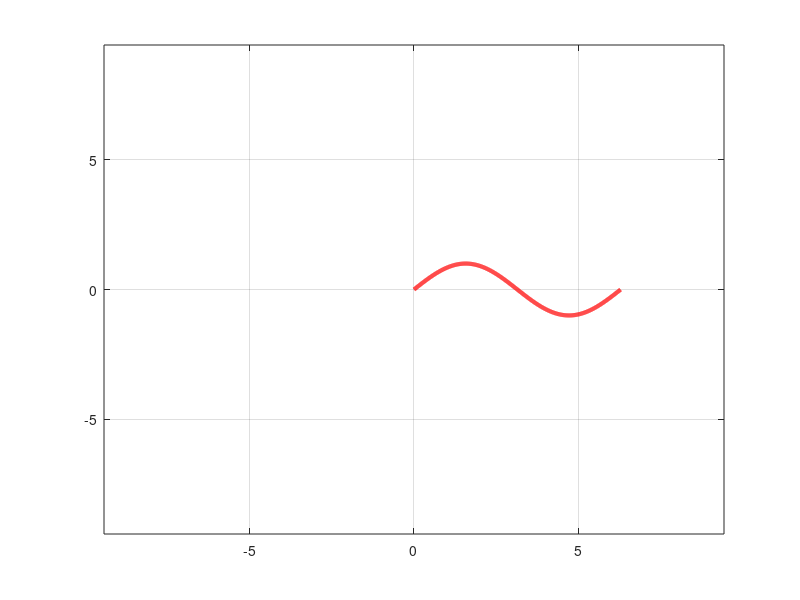

This chart was generated by the following MATLAB code:
%Programa para realizar rotaciones con matrices de rotacion en 2D
%Primero se definen los datos y la fincion que se va a graficar y rotar
close all
clear all
clc
x = 0:0.01:2*pi;
y = sin(x);
%Se finjan los ejes x,y
axis([-3*pi 3*pi -3*pi 3*pi]);
%Se obtiene la grafica inicial
plot(x,y,'b','LineWidth',3);grid on;
%Se crea un vector con todos los datoy obtenidos y se agrega un vector de
%ceros correspondientes a la coordenada z
v = [x' y' zeros(size(x',1),1)];
%Se emplea un ciclo para realizar con ciertos incrementos la operaciones
%de rotacion con matriz de rotacion
for theta=0:0.02:2*pi
%Se obtiene la matriz de rotacion correspondiente a una rotacion
%respecto al eje z
R=[cos(theta),-sin(theta),0;sin(theta),cos(theta),0;0,0,1];
%Se aplica dicha matriz a los datos originales
vr = v*R';
%Se grafican los datos rotados
plot(vr(:,1),vr(:,2),'r','LineWidth',3)
axis([-3*pi 3*pi -3*pi 3*pi]);
grid on
pause(0.01)
end
for theta=0:0.02:2*pi
%Se obtiene la matriz de rotacion correspondiente a una rotacion
%respecto al eje z
R=[cos(theta), 0, sin(theta);0,1,0;-sin(theta), 0,cos(theta)];
%Se aplica dicha matriz a los datos originales
vr = v*R';
%Se grafican los datos rotados
plot(vr(:,1),vr(:,2),'r','LineWidth',3)
axis([-3*pi 3*pi -3*pi 3*pi]);
grid on
pause(0.01)
end
for theta=0:0.02:2*pi
%Se obtiene la matriz de rotacion correspondiente a una rotacion
%respecto al eje z
R=[1,0,0;0,cos(theta),-sin(theta);0,sin(theta),cos(theta)];
%Se aplica dicha matriz a los datos originales
vr = v*R';
%Se grafican los datos rotados
plot(vr(:,1),vr(:,2),'r','LineWidth',3)
axis([-3*pi 3*pi -3*pi 3*pi]);
grid on
pause(0.01)
end